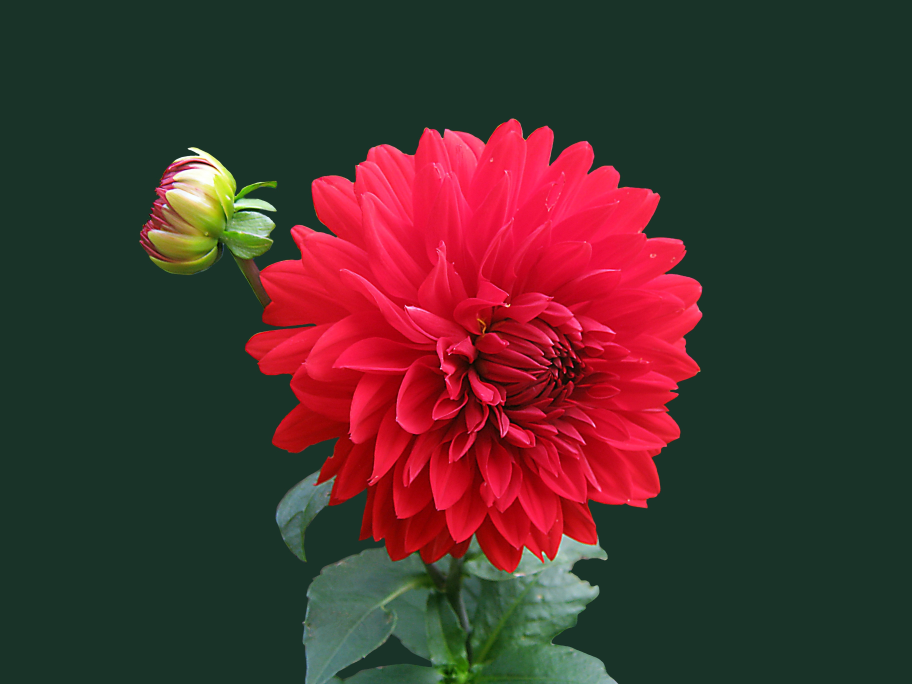
#> input picture Flower.jpg, 3648 x 2736 px, found by its file name (shown at 1/4 size)
$ jupyter execute Task_4.ipynb
#> lines starting #> are read from the running program, lines starting #| are printed output that depends on the picture
<a href="https://colab.research.google.com/github/HrutwikBothe/letsGrowMore/blob/main/Task_4.ipynb" target="_parent"></a>

# **LetsGrowMore**
## **Beginner level task :**
## Task 4: Image to Pencil Sketch with Python:
### **By Hrutwik Bothe**

[cell 1]
import numpy as np
import pandas as pd
import cv2
from google.colab.patches import cv2_imshow
from skimage import io
from PIL import Image
import matplotlib.pylab as plt

[cell 2]
image=cv2.imread("/Flower.jpg")
#> image is the input picture: shape (2736, 3648, 3); mean B, G, R 45.6, 50, 72.7
image1 = cv2.resize(image, (640, 400))
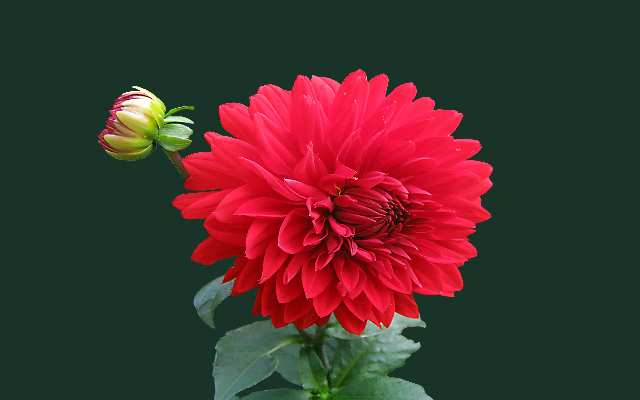
#> image1: shape (400, 640, 3); mean B, G, R 45.6, 50, 72.7

[cell 3]
cv2_imshow(image1)

[cell 4]
image_gray = cv2.cvtColor(image1, cv2.COLOR_BGR2GRAY)
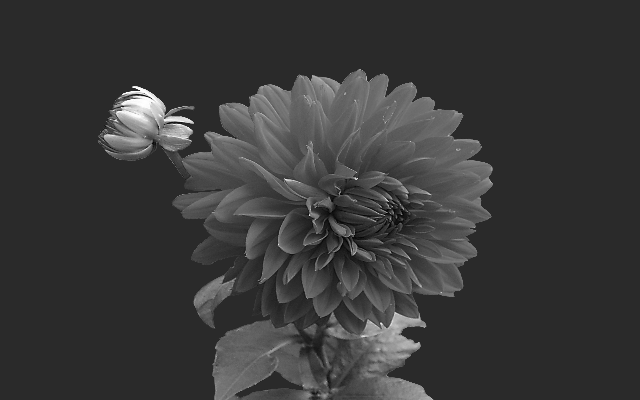
#> image_gray: shape (400, 640); min 2, max 255, mean 56.3
cv2_imshow(image_gray)

[cell 5]
image_invert = cv2.bitwise_not(image_gray)
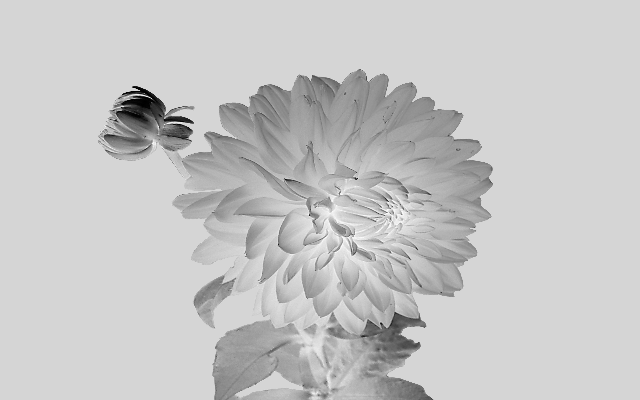
#> image_invert: shape (400, 640); min 0, max 253, mean 198.7
cv2_imshow(image_invert)

[cell 6]
image_smoothing = cv2.GaussianBlur(image_invert, (21, 21),sigmaX=0, sigmaY=0)
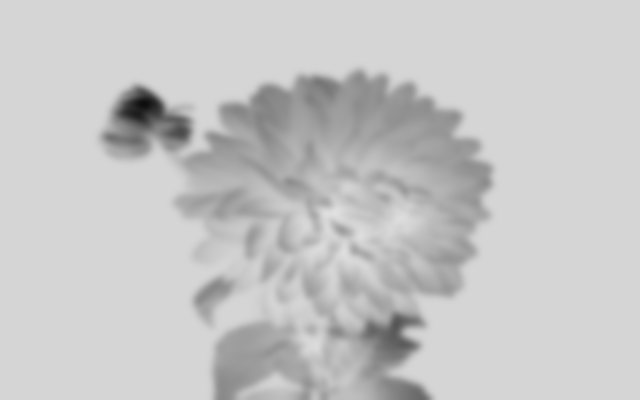
#> image_smoothing: shape (400, 640); min 13, max 224, mean 198.7

cv2_imshow(image_smoothing)

[cell 7]
def dodgeV2(x, y):
    return cv2.divide(x, 255 - y, scale=256)
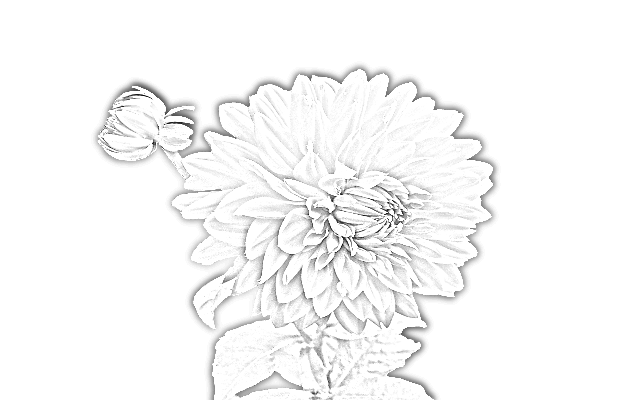
#> returned value: shape (400, 640); min 7, max 255, mean 248.1
